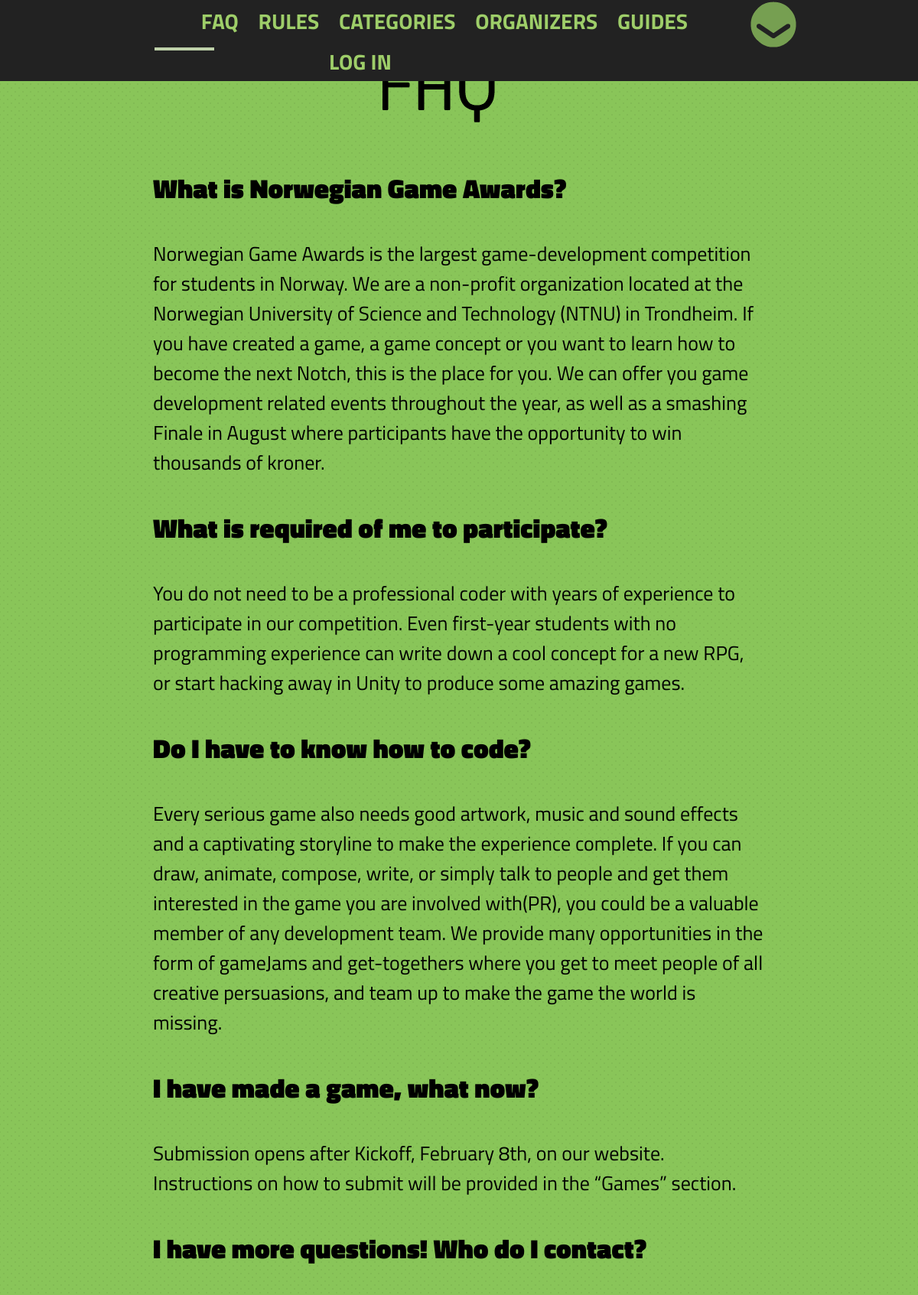
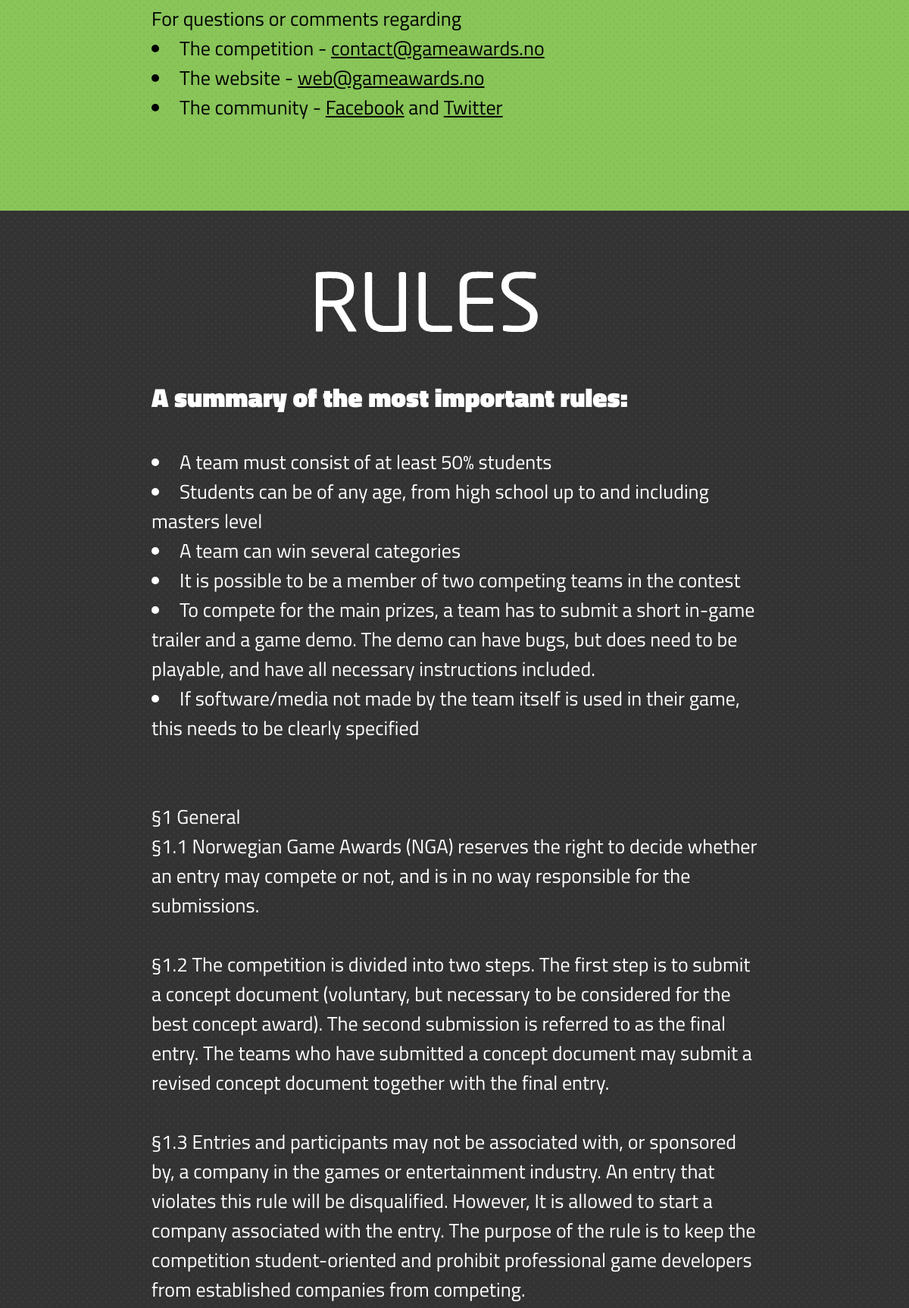
The app's page /content/ (upper part) with its own data (2 pictures, top to bottom).
### content/models.py (models this page shows, shortened)
class General(models.Model):
    title = models.CharField(max_length = 200)
    text = models.TextField()

### content/views.py (the view)
def info_request(request):
    rules = General.objects.get(title='rules')
    categories = General.objects.get(title='categories')
    organizers = General.objects.get(title='organizers')
    faq = General.objects.get(title='faq')
    guides = General.objects.get(title='guides')
    return render_to_response(
        'content/info.html',
        {
        'rules': rules,
        'categories': categories,
        'organizers': organizers,
        'faq':faq,
        'guides':guides,
        },
        context_instance=RequestContext(request))

### templates/content/info.html (shortened to what this page needs)
{% extends "template.html" %}
{% block template_head %}
    <link rel="stylesheet" href="{{ STATIC_URL }}stylesheets/info.css" />
{% endblock %}
{% block template_nav %}
<li class="current_page_item"><a id="btnFirst"    href="#second-container">    FAQ</a></li>
<li><a id="btnSecond"   href="#third-container">   RULES</a></li>
<li><a id="btnThird"    href="#fourth-container">    CATEGORIES</a></li>
<li><a id="btnFourth"   href="#fifth-container">   ORGANIZERS</a></li>
<li><a id="btnFifth"    href="#guides-container">    GUIDES</a></li>
{% endblock %}
{% block second %}
<div class="picture-center" id="faq-text"></div>
<div style="color: black;">
    {{ faq.text|safe }}
</div>
{% endblock %}
{% block third %}
<div class="picture-center" id="rules-text"></div>
<div style="color: white;">
    {{ rules.text|safe }}
</div>
{% endblock %}

### static/stylesheets/page-style.css (style rules this page uses)
body { background: black; }
a { cursor: pointer; color:#9ECE69; text-decoration:underline; }
h2 { font-size:35px; font-weight:900; }
#second-container a { color:black; }
.picture-center { margin-left:auto; margin-right:auto; display: block; margin-bottom: 20px; background-repeat: no-repeat; }
#rules-text { margin-top: 80px; width: 367px; height: 80px; background-image: url(../images/rules-text.png); }
#faq-text { margin-top: 80px; width: 200px; height: 80px; background-image: url(../images/faq-text.png); }

### static/stylesheets/nav-bar.css (style rules this page uses)
#nav-elements li { display: inline-block; }
#nav-elements a { font-family: 'Titillium Web', 'Trebuchet MS', sans-serif; font-weight: 700; font-size: 28px; color: #9ECE69; float: left; padding: 6px 10px 4px 10px; text-decoration: none; }
.current_page_item a { color: #DAE6CC; }

### records on screen
General: text "What is Norwegian Game Awards? Norwegian Game Awards is the largest game-development competition for students in Norway. We are a non-profit organization located at the Norwegian University of Science and Technology (NTNU) in Trondheim. If you have created a game, a game concept or you want to learn how to become the next Notch, this is the place for you. We can offer you game development related events throughout the year, as well as a smashing Finale in August where participants have the opportunity to win thousands of kroner. What is required of me to participate? You do not need to be a professional coder with years of experience to participate in our competition. Even first-year…"
General: text "A summary of the most important rules: A team must consist of at least 50% students Students can be of any age, from high school up to and including masters level A team can win several categories It is possible to be a member of two competing teams in the contest To compete for the main prizes, a team has to submit a short in-game trailer and a game demo. The demo can have bugs, but does need to be playable, and have all necessary instructions included. If software/media not made by the team itself is used in their game, this needs to be clearly specified §1 General §1.1 Norwegian Game Awards (NGA) reserves the right to decide whether an entry may compete or not, and is in no way…"
